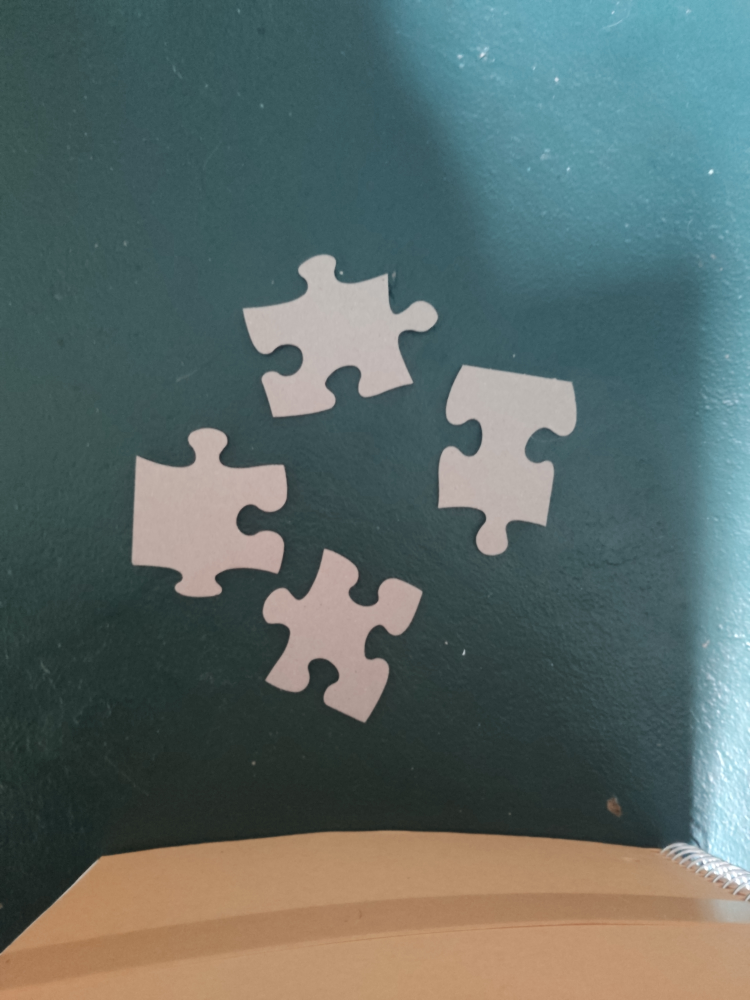
#> input picture imgs/flipped/1.jpg, 3000 x 4000 px (shown at 1/4 size); its folder holds only this picture in this run
$ python main.py
#> lines starting #> are read from the running program, lines starting #| are printed output that depends on the picture; after the words box and inside, x2 and y2 are one past the last pixel; in counts of white or black regions, pixels touching at a corner belong together
import cv2 as cv
import numpy as np
from pathlib import Path
from decimal import Decimal

def resize(img):
    return cv.resize(img, (810, 1080))


def get_pieces(img):
    # cv.imshow("orig", resize(img))

    hsv = cv.cvtColor(img, cv.COLOR_BGR2HSV)

    h, s, v = cv.split(hsv)
    cv.equalizeHist(v, v)
    # cv.GaussianBlur(h, (7, 7), 3, dst=h)
    cv.medianBlur(h, 13, dst=h)
    cv.merge((h, s, v), hsv)

    lower_gray = np.array([5, 5, 10])
    upper_gray = np.array([20, 70, 255])

    mask = cv.inRange(hsv, lower_gray, upper_gray)
    mask = cv.medianBlur(mask, 7)

    contours, he = cv.findContours(mask, cv.RETR_TREE, cv.CHAIN_APPROX_NONE)

    # [5 lines of commented-out code are left out]

    pieces = sorted(contours, key=lambda c: cv.contourArea(c), reverse=True)[:4]

    return pieces


# [28 lines left out: function get_pegs, not called in this run]


def get_corners(piece_contour, length=5, extrema_limit=0.5):
    ret = []

    slopes = []
    for i, point in enumerate(piece_contour):
        next_pt = piece_contour[(i + length) % (len(piece_contour) - 1)]
        diff = (next_pt - point)[0]
        angle = np.arctan2(diff[1], diff[0])
        if angle < 0:
            angle += 2 * np.pi
        slopes.append(angle)

    normalized_angles = []
    for i, slope in enumerate(slopes):
        if i == 0:
            normalized_angles.append(slope)
        else:
            last_slope = normalized_angles[i - 1]
            next_slope = slopes[(i + 1) % (len(slopes) - 1)]
            normalized_angles.append(last_slope + np.arctan2(np.sin(next_slope - slope), np.cos(next_slope - slope)))

    derivative = np.gradient(normalized_angles)

    extrema_points = [piece_contour[i] for i, dtheta in enumerate(derivative) if np.abs(dtheta) > extrema_limit]

    # [12 lines of commented-out code are left out]
    return extrema_points


def find_straight_edges(piece_contour, tolerance=50):
    corners = get_corners(piece_contour, length=8, extrema_limit=0.0999)
    rectangle_corners = find_rectangular_polygon(corners)
    edges = []

    for c in range(len(rectangle_corners) - 1):
        corner = rectangle_corners[c]
        next_corner = rectangle_corners[c + 1]
        m, c = lin_equ(corner[1][0], next_corner[1][0])
        is_straight = True
        for c2 in range(corner[0] + 1, next_corner[0] - 1):
            corner_2 = corners[c2]
            if is_within_tolerance(corner_2, m, c, tolerance):
                is_straight = False
                break
        if is_straight:
            on = False
            for point in piece_contour:
                if point[0][0] == corner[1][0][0] and point[0][1] == corner[1][0][1]:
                    on = True
                if point[0][0] == next_corner[1][0][0] and point[0][1] == next_corner[1][0][1]:
                    on = False
                if on:
                    edges.append(point)
    is_straight = True
    m, c = lin_equ(rectangle_corners[0][1][0], rectangle_corners[-1][1][0])

    for i in range(0, rectangle_corners[0][0]):
        corner = corners[i]
        if is_within_tolerance(corner, m, c, tolerance):
            is_straight = False
            break
    for i in range(rectangle_corners[-1][0], len(corners) - 1):
        corner = corners[i]
        if is_within_tolerance(corner, m, c, tolerance):
            is_straight = False
            break
    if is_straight:
        on = True
        for point in piece_contour:
            if point[0][0] == rectangle_corners[0][1][0][0] and point[0][1] == rectangle_corners[0][1][0][1]:
                on = False
            elif point[0][0] == rectangle_corners[-1][1][0][0] and point[0][1] == rectangle_corners[-1][1][0][1]:
                on = True
            if on:
                edges.append(point)

    return edges


def is_within_tolerance(corner, m, c, tolerance):
    #if np.abs(m) > 25:
    # return calculate_distance(corner[0][0], corner[0][1], lin_fy(corner[0][1], m, c), corner[0][1]) > tolerance
    #else:
    return calculate_distance(corner[0][0], corner[0][1], corner[0][0], lin_fx(corner[0][0], m, c)) > tolerance


def calculate_distance(x1, y1, x2, y2):
    dist = np.sqrt((x2 - x1) ** 2 + (y2 - y1) ** 2)
    return dist


def lin_fx(x, m, c):
    return (x * m) + c


def lin_fy(y, m, c):
    return y - (c * m)


def lin_equ(l1, l2):
    """Line encoded as l=(x,y)."""
    m = (l2[1] - l1[1]) / (l2[0] - l1[0])
    c = (l2[1] - (m * l2[0]))
    return m, c


def slope(x1, y1, x2, y2):
    m = (y2 - y1) / (x2 - x1)
    return m


def polygon_area(corners):
    n = len(corners)  # of corners
    area = 0.0
    for i in range(n):
        j = (i + 1) % n
        area += corners[i][0] * corners[j][1]
        area -= corners[j][0] * corners[i][1]
    area = abs(area) / 2.0
    return area


def get_angle(a, b, c):
    a = np.array(a)
    b = np.array(b)
    c = np.array(c)
    ba = a - b
    bc = c - b

    cosine_angle = np.dot(ba, bc) / (np.linalg.norm(ba) * np.linalg.norm(bc))
    angle = np.arccos(cosine_angle)

    return np.degrees(angle)


def check_right_angle(corners, right_angle_limit):
    angle = 0
    for c11, corner_11 in enumerate(corners):
        for c22, corner_22 in enumerate(corners):
            if c11 == c22 or angle != 0:
                continue
            for c33, corner_33 in enumerate(corners):
                if c33 == c11 or c33 == c22 or angle != 0:
                    continue
                a = get_angle(corner_11, corner_22, corner_33)
                print(a)
                if np.abs(90 - a) <= right_angle_limit:
                    angle = a
        if angle == 0:
            return False
        if c11 != (len(corners) - 1):
            angle = 0
    return angle != 0


def find_rectangular_polygon(points, right_angle_limit=5, skip=3):
    max_area = 0
    max_corners = []
    for c1 in range(len(points)):
        for c2 in range(c1 + 1, len(points) - 1, skip):
            for c3 in range(c2 + 1, len(points) - 1, skip):
                for c4 in range(c3 + 1, len(points) - 1, skip):
                    corner_1 = points[c1]
                    corner_2 = points[c2]
                    corner_3 = points[c3]
                    corner_4 = points[c4]
                    corners = [corner_1[0], corner_2[0], corner_3[0], corner_4[0]]
                    area = polygon_area(corners)
                    if area > max_area and check_right_angle(corners, right_angle_limit):
                        max_corners = [[c1, corner_1], [c2, corner_2], [c3, corner_3], [c4, corner_4]]
                        max_area = area
    return max_corners


# [58 lines left out: function find_parallelagram, not called in this run]


def main():
    for img_path in (Path.cwd() / 'imgs' / 'flipped').glob("*.jpg"):
        img = cv.imread(str(img_path))
#> img is the input picture: shape (4000, 3000, 3); mean B, G, R 103.5, 106.5, 92.4
        pieces = get_pieces(img)
#> in get_pieces, `hsv = cv.cvtColor(img, cv.COLOR_BGR2HSV)`: hsv: shape (4000, 3000, 3); mean H, S, V 72.2, 78.9, 117
#> in get_pieces, `h, s, v = cv.split(hsv)`:
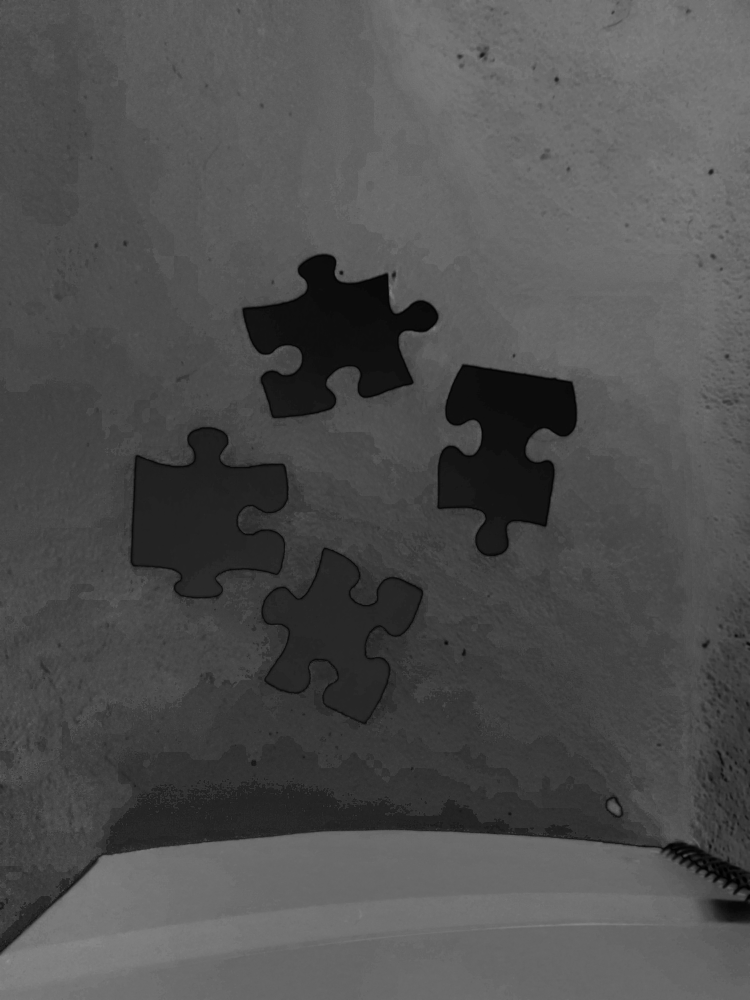
#> s: shape (4000, 3000) (shown at 1/4 size); min 0, max 147, mean 78.9
#> in get_pieces, `h, s, v = cv.split(hsv)`:
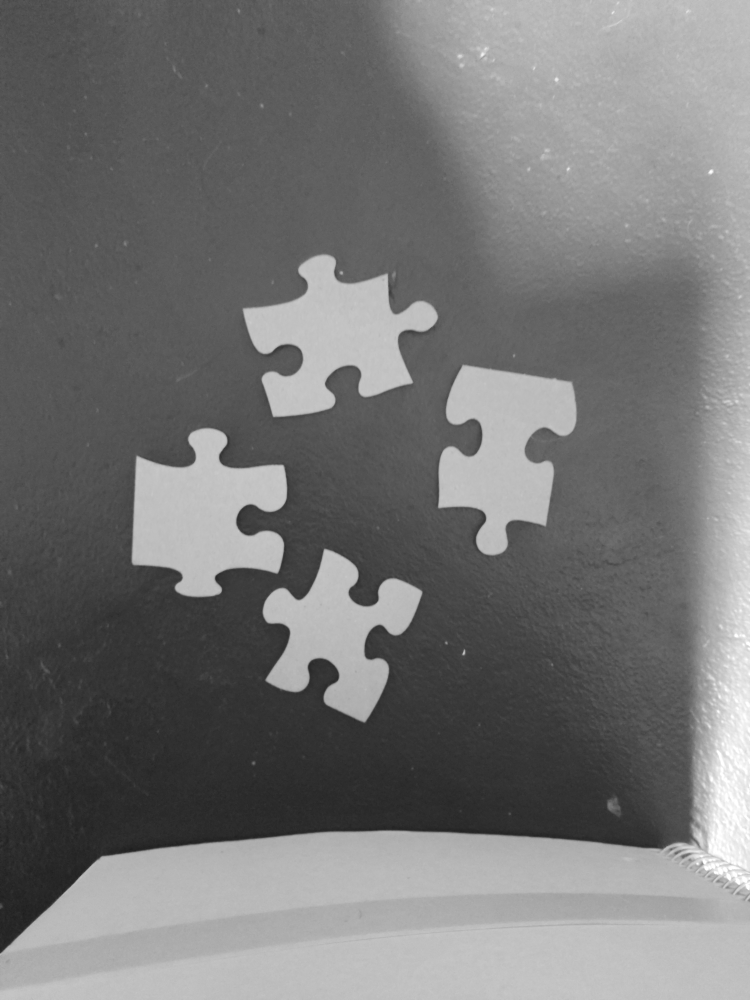
#> v: shape (4000, 3000) (shown at 1/4 size); min 27, max 255, mean 117
#> in get_pieces, `cv.equalizeHist(v, v)`:
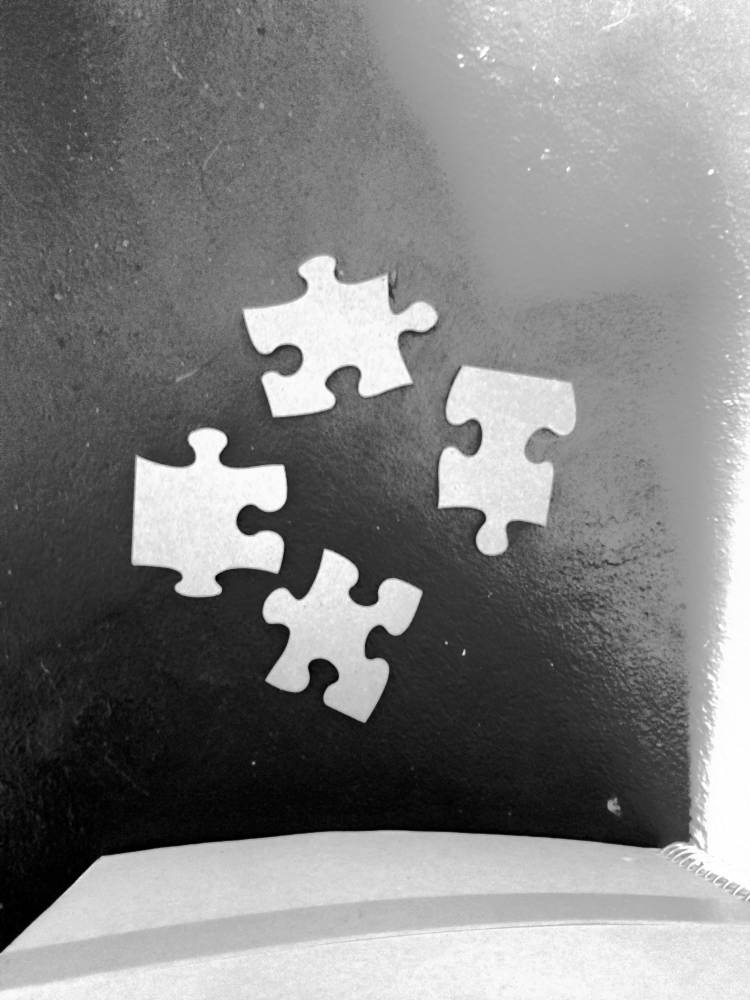
#> v: shape (4000, 3000) (shown at 1/4 size); min 0, max 255, mean 128.8
#> in get_pieces, `cv.medianBlur(h, 13, dst=h)`:
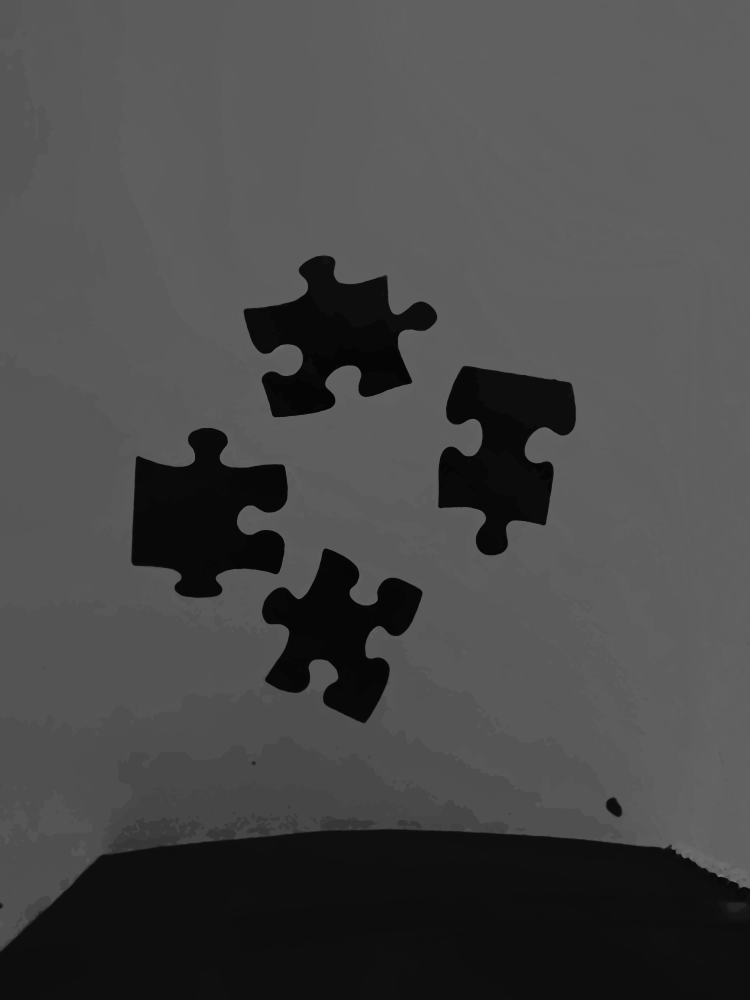
#> h: shape (4000, 3000) (shown at 1/4 size); min 5, max 120, mean 72.1
#> in get_pieces, `mask = cv.inRange(hsv, lower_gray, upper_gray)`:
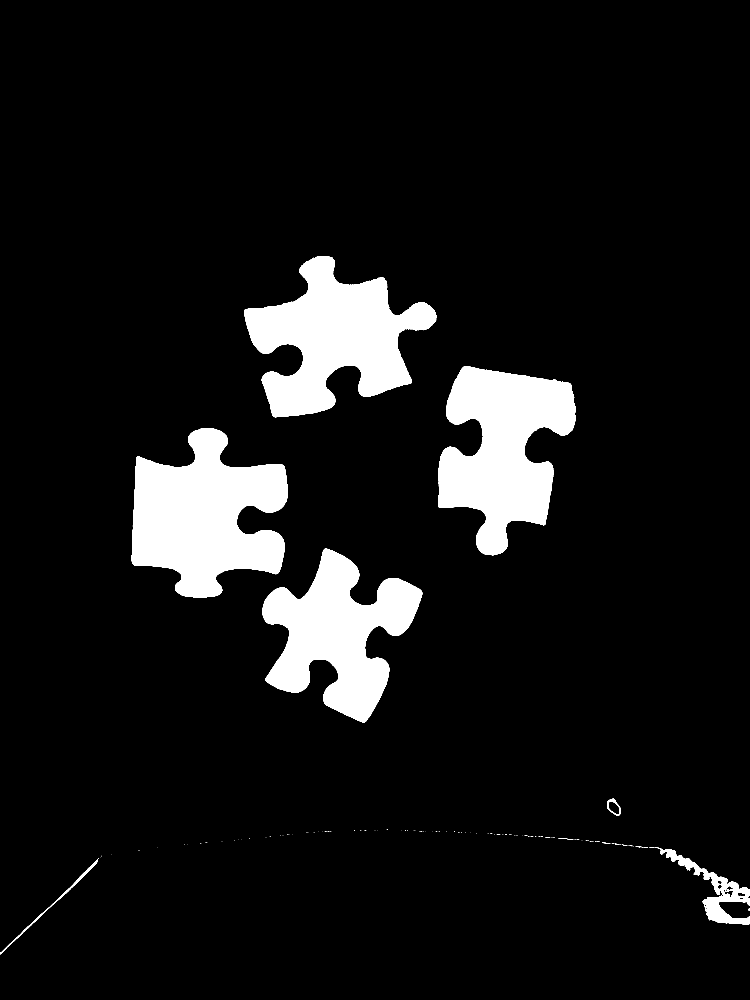
#> mask: shape (4000, 3000) (shown at 1/4 size); 8.5% white; 155 white regions (139 under 20 px), largest, box (x1, y1, x2, y2) and area: (527, 1713, 1151, 2389) 270523, (976, 1025, 1748, 1669) 251489, (1753, 1466, 2302, 2221) 246721
#> in get_pieces, `mask = cv.inRange(hsv, lower_gray, upper_gray)`: hsv: shape (4000, 3000, 3); mean H, S, V 72.1, 78.9, 128.8
#> in get_pieces, `mask = cv.medianBlur(mask, 7)`: mask: shape (4000, 3000); 8.5% white; 12 white regions (1 under 20 px)
#> in get_pieces, `contours, he = cv.findContours(mask, cv.RETR_TREE, cv.CHAIN_APPROX_NONE)`: contours = 15 contours, 1 with area under 20; largest, box (x1, y1, x2, y2) and area: (527, 1713, 1151, 2389) 269134, (976, 1025, 1747, 1669) 249998, (1753, 1466, 2302, 2221) 245355, (1049, 2194, 1689, 2890) 218644, (2642, 3395, 3000, 3698) 23390; he = 15 rows, first 6: [1, -1, -1, -1], [2, 0, -1, -1], [3, 1, -1, -1], [4, 2, -1, -1], [5, 3, -1, -1], [6, 4, -1, -1]
#> in get_pieces, `pieces = sorted(contours, key=lambda c: cv.contourArea(c), reverse=Tru..`: pieces = 4 contours; box (x1, y1, x2, y2) and area: (527, 1713, 1151, 2389) 269134, (976, 1025, 1747, 1669) 249998, (1753, 1466, 2302, 2221) 245355, (1049, 2194, 1689, 2890) 218644
        # corners = [c for p in pieces for c in get_corners(p, length=8, extrema_limit=0.0999)]
        edges = [c for p in pieces for c in find_straight_edges(p)]
#> edges = 839 items, first 6: [[549, 1828]], [[548, 1828]], [[547, 1829]], [[547, 1830]], [[546, 1831]], [[546, 1832]]

        # pegs = get_pegs(img)
        # cv.imshow('pegs?', resize(pegs))

        cv.drawContours(img, [cnt for p in pieces for cnt in p], -1, (255, 0, 0), thickness=2)
        # cv.drawContours(img, corners, -1, (0, 255, 0), thickness=20)
        cv.drawContours(img, edges, -1, (0, 255, 0), thickness=20)
        cv.imshow('corners?', resize(img))
#> in resize, `return cv.resize(img, (810, 1080))`:
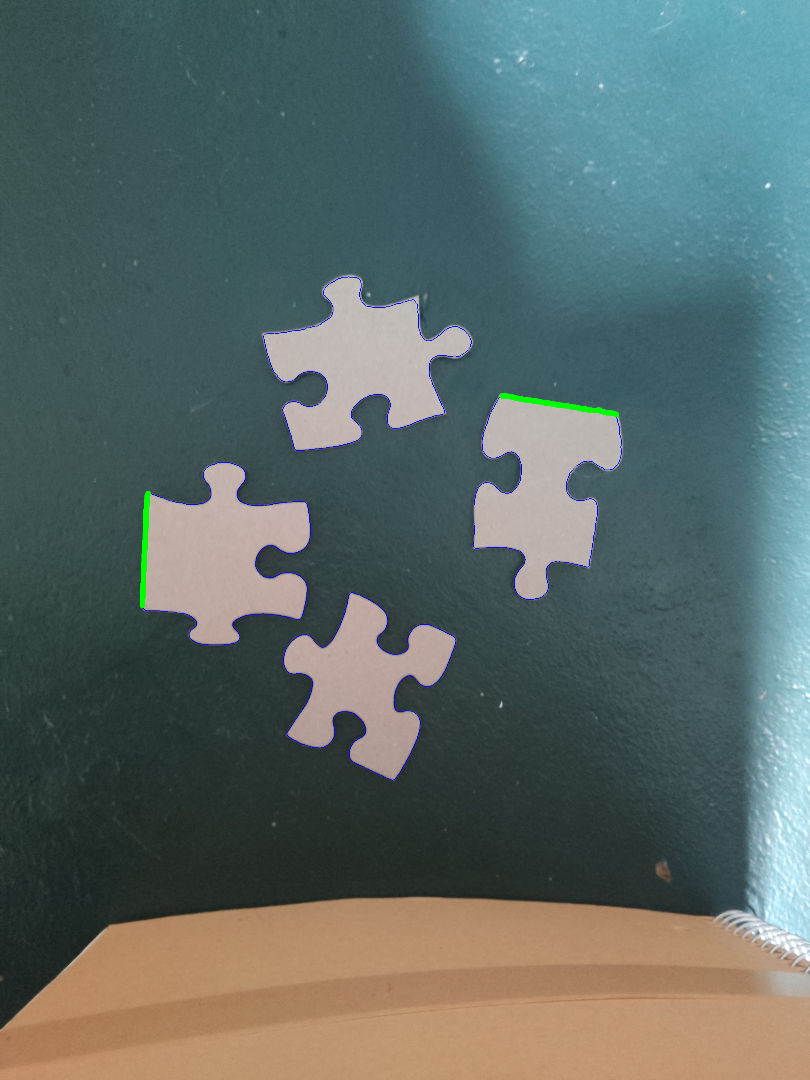
#> returned value: shape (1080, 810, 3); mean of channels 0, 1, 2 103.5, 106.2, 91.7; drawn as B, G, R
        while True:
            k = cv.waitKey(5) & 0xFF
#> (key Esc is pressed here)
            if k == 27:
                break

        # cv.imshow(f"no_bg '{img_path.stem}'", cv.resize(no_bg_img, (1920, 1080)))

    while True:
        k = cv.waitKey(5) & 0xFF
#> (key Esc is pressed here)
        if k == 27:
            break


if __name__ == "__main__":
    main()
